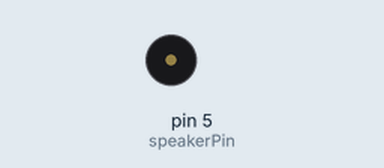
This sketch was run on a simulated Arduino Uno, built with avr-gcc and run on an emulated ATmega328P. Parts: buzzer (waves = sounding).

Above: at 0.7 s.
At 5.55 s:
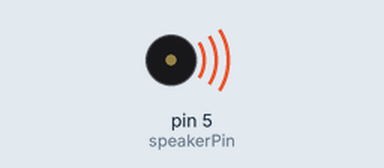
Timing chart, 0 to 8.5 s (numbered marks = the images above):
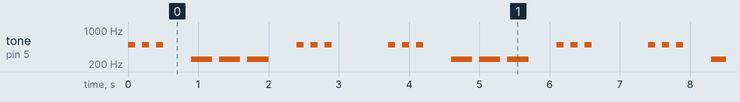

The sketch:

Functions__July23__Class_Example.ino
```cpp
int speakerPin = 5; // setup speaker pin

int shortFreq = 500; // the dit frequency, i.e. short high note
int longFreq = 250; // the dah frequency, i.e. the long lower note

int shortTime = 100; // short time in milliseconds
int longTime = 300; // long time in milliseconds

void setup() {
  // put your setup code here, to run once:

}

void loop() {
  // put your main code here, to run repeatedly:
  playNote(shortFreq, shortTime); // plays the "S"
  delay(longTime); // pause between letters
  playNote(longFreq, longTime); // plays the "O"
  delay(longTime); // pasue between letters
  playNote(shortFreq, shortTime);
  delay(shortTime * 7);
}

void playNote(int freq, int duration) {
  tone(speakerPin, freq, duration);
  delay(duration);
  noTone(speakerPin);
  delay(shortTime);

  tone(speakerPin, freq, duration);
  delay(duration);
  noTone(speakerPin);
  delay(shortTime);

  tone(speakerPin, freq, duration);
  delay(duration);
  noTone(speakerPin);
  delay(shortTime);
}
```

Measured:
- by itself, tone on pin 5 (speakerPin): repeats every 3.7 s: 2 × (silent 0.10 s, 500 Hz 0.10 s), silent 0.40 s, 2 × (250 Hz 0.30 s, silent 0.10 s), 250 Hz 0.30 s, silent 0.40 s, 2 × (500 Hz 0.10 s, silent 0.10 s), 500 Hz 0.10 s, silent 0.80 s, 500 Hz 0.10 s
